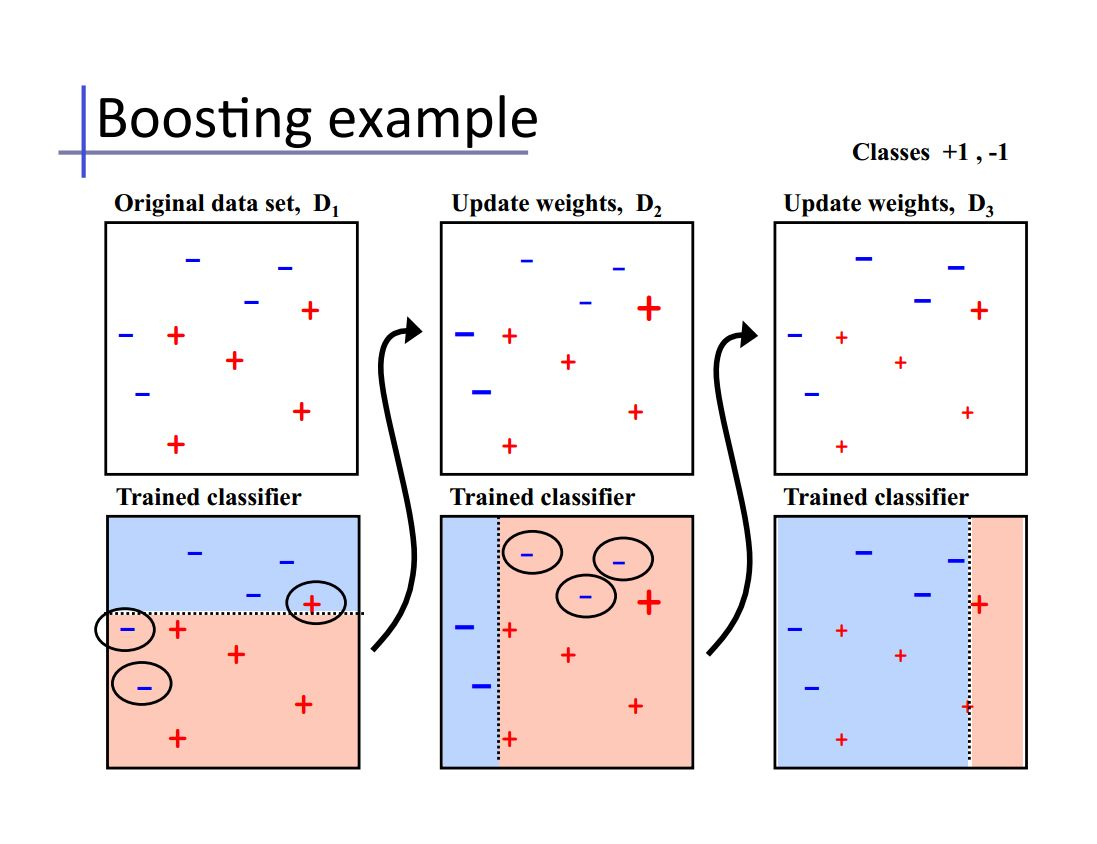
#> input picture scikit-learn/api/img/boosting_01.jpg, 1097 x 844 px
$ jupyter execute ensemble.ipynb
#> lines starting #> are read from the running program, lines starting #| are printed output that depends on the picture
[cell 1]
from PIL import Image
import matplotlib.pyplot as plt

# 集成学习
aggregation type | blending |  learning
---|---|---
uniform | voting/averaging | Bagging
non-uniform |linear | AdaBoost
conditional|  stacking|  Decision Tree

## selecting ?
选择模型最好的
## voting（投票法）
模型融合其实也没有想象的那么高大上，从最简单的Voting说起，这也可以说是一种模型融合。假设对于一个二分类问题，有3个基础模型，那么就采取投票制的方法，投票多者确定为最终的分类。
## averaging（平均/加权平均法）
对数值型输出，平均法是最常用的策略，解决回归问题。

对于回归问题，一个简单直接的思路是取平均。稍稍改进的方法是进行加权平均。权值可以用排序的方法确定，举个例子，比如A、B、C三种基本模型，模型效果进行排名，假设排名分别是1，2，3，那么给这三个模型赋予的权值分别是3/6、2/6、1/6
**这两种方法看似简单，其实后面的高级算法也可以说是基于此而产生的** ，Bagging或者Boosting都是一种把许多弱分类器这样融合成强分类器的思想。

## bagging（代表算法：随机森林）
Bagging就是采用有放回的方式进行抽样，用抽样的样本建立子模型,对子模型进行训练，这个过程重复多次，最后进行融合。
大概分为这样两步：
1. 重复K次
  - 有放回地重复抽样建模
  - 训练子模型

2. 模型融合
  - 分类问题：voting
  - 回归问题：average

Bagging算法不用我们自己实现，随机森林就是基于Bagging算法的一个典型例子，采用的基分类器是决策树。

### BaggingClassifier or RandomForestClassifier
oob_score_属性：约有37%（【(1-1/n)^n】=1/e）的样本没有用来训练,这一部分称为out-of-bag(oob),因为模型没有见过这部分样本，所以可以拿来当验证集合，而不需要再划分验证集或者交叉验证了。
比如我们计算accuracy_score时，也可以看下oob_score_的情况

## boosting（代表算法：xgboost, lightgbm）
Bagging算法可以并行处理，而Boosting的思想是一种迭代的方法(串行)，每一次训练的时候都更加关心分类错误的样例，给这些分类错误的样例增加更大的权重，下一次迭代的目标就是能够更容易辨别出上一轮分类错误的样例。最终将这些弱分类器进行加权相加。

[cell 2]
img = Image.open("./img/boosting_01.jpg")
#> img is the input picture: PIL image 1097x844 RGB; mean R, G, B 237.2, 233.5, 235.9
plt.figure(figsize=(20,10)) #设置窗口大小
plt.imshow(img)
img = Image.open("./img/boosting_02.jpg")
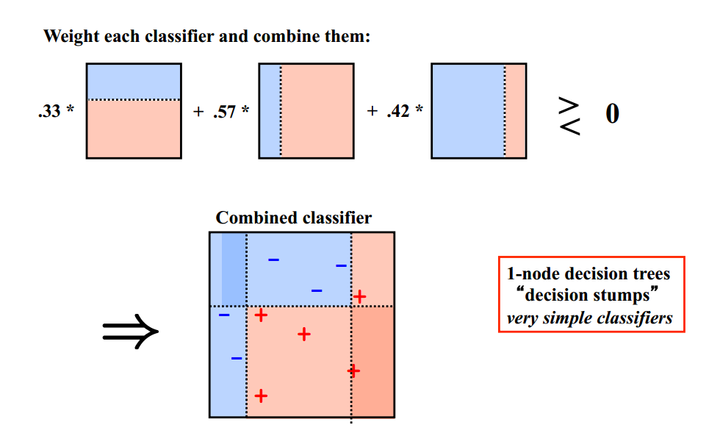
#> input picture scikit-learn/api/img/boosting_02.jpg, 720 x 447 px
#> img is the input picture: PIL image 720x447 RGBA; mean R, G, B, A 241.2, 236.6, 238.3, 255
plt.figure(figsize=(20,10)) #设置窗口大小
plt.imshow(img)

## Stacking（学习法）
Stacking流程比较复杂因为涉及到交叉验证的过程，其流程与Blending类似，具体如下：

1. 将数据划分为训练集和测试集(test_set)，对训练集进行划分为K个大小相似的集合，取其中一份作为验证集val_set,其余的为训练集train_set；
2. 创建第一层的多个模型，这些模型可以使同质的也可以是异质的；
3. 对于每一个模型来说，train_set和val_set是不一样的，如图所示；然后利用各自的train_set训练各自的模型，训练好的模型对各自的val_set和test_set进行预测，得到val_predict和test_predict；
4. 创建第二层的模型，将每个模型对应的val_predict拼接起来作为第二层的训练集，将所有模型的test_predict取平均值作为第二层的测试集；用训练好的第二层模型对第二层的测试集进行预测，得到的结果即为整个测试集的结果

[cell 3]
img = Image.open("./img/stacking_01.png")
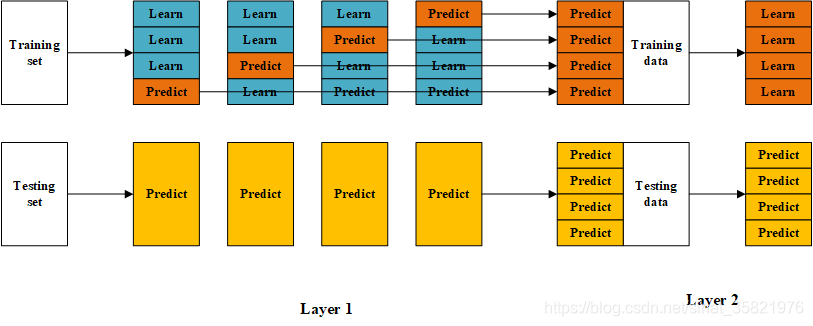
#> input picture scikit-learn/api/img/stacking_01.png, 813 x 326 px
#> img is the input picture: PIL image 813x326 RGBA; mean R, G, B, A 228, 217.3, 185.1, 255
plt.figure(figsize=(20,10)) #设置窗口大小
plt.imshow(img)

## Blending
[Blending and Bagging](https://www.bilibili.com/video/BV1ix411i7yp?p=26)
Blending相较于Stacking来说要简单一些，其流程大致分为以下几步：

1. 将数据划分为训练集和测试集(test_set)，其中训练集需要再次划分为训练集(train_set)和验证集(val_set)；
2. 创建第一层的多个模型，这些模型可以使同质的也可以是异质的；
3. 使用train_set训练步骤2中的多个模型，然后用训练好的模型预测val_set和test_set得到val_predict, test_predict1；
4. 创建第二层的模型,使用val_predict作为训练集训练第二层的模型；
5. 使用第二层训练好的模型对第二层测试集test_predict1进行预测，该结果为整个测试集的结果

[cell 4]
img = Image.open("./img/blending_01.png")
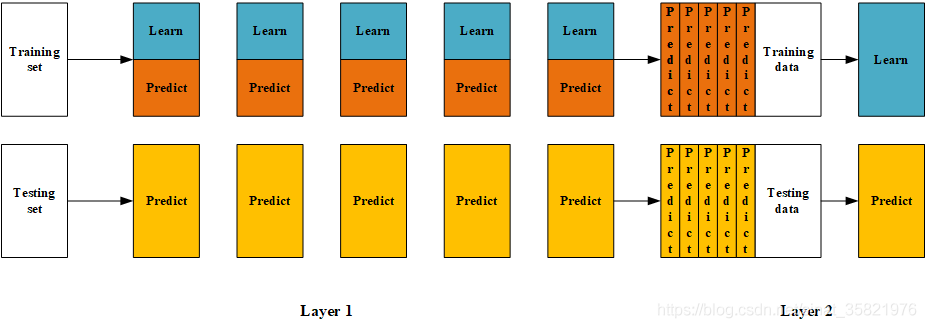
#> input picture scikit-learn/api/img/blending_01.png, 926 x 328 px
#> img is the input picture: PIL image 926x328 RGBA; mean R, G, B, A 227.6, 214, 174.5, 255
plt.figure(figsize=(20,10)) #设置窗口大小
plt.imshow(img)

## 参考
[集成学习-组合策略与Stacking](https://www.cnblogs.com/yanshw/p/11112712.html)

[cell 5]
# Stacking：

import numpy as np
from sklearn.metrics import roc_auc_score
from sklearn.datasets import make_blobs
from sklearn.model_selection import train_test_split, StratifiedKFold
from sklearn.ensemble import RandomForestClassifier, ExtraTreesClassifier, GradientBoostingClassifier

# 创建训练的数据集
data, target = make_blobs(n_samples=50000, centers=2, random_state=0, cluster_std=0.60)

# 模型融合中使用到的各个单模型
clfs = [RandomForestClassifier(n_estimators=5, n_jobs=-1, criterion='gini'),
        RandomForestClassifier(n_estimators=5, n_jobs=-1, criterion='entropy'),
        ExtraTreesClassifier(n_estimators=5, n_jobs=-1, criterion='gini'),
        ExtraTreesClassifier(n_estimators=5, n_jobs=-1, criterion='entropy'),
        GradientBoostingClassifier(learning_rate=0.05, subsample=0.5, max_depth=6, n_estimators=5)]

# 切分一部分数据作为测试集
X, X_predict, y, y_predict = train_test_split(data, target, test_size=0.3, random_state=2020)

# 最后 训练data_blend_train, 来预测 dataset_blend_test
dataset_blend_train = np.zeros((X.shape[0], len(clfs)))
dataset_blend_test = np.zeros((X_predict.shape[0], len(clfs)))

# 5折stacking, 分层采样、StratifiedKFold保证每次采样数据集中各个类别比例相同
skf = StratifiedKFold(n_splits=5)

for j, clf in enumerate(clfs):
    '''依次训练各个单模型'''
    dataset_blend_test_j = np.zeros((X_predict.shape[0], 5))
    for i, (train, test) in enumerate(skf.split(X, y)):
        # 使用第i个部分作为预测，剩余的部分来训练模型，获得其预测的输出作为第i部分的新特征。
        X_train, y_train, X_test, y_test = X[train], y[train], X[test], y[test]
        clf.fit(X_train, y_train)
        y_submission = clf.predict_proba(X_test)[:, 1]
        dataset_blend_train[test, j] = y_submission
        dataset_blend_test_j[:, i] = clf.predict_proba(X_predict)[:, 1]  # X_predict 是第一次train_test_split切分输出的测试X
    # 对于测试集，直接用这k个模型的预测值均值作为新的特征。
    dataset_blend_test[:, j] = dataset_blend_test_j.mean(1)
    print("val auc Score: %f" % roc_auc_score(y_predict, dataset_blend_test[:, j]))


clf = GradientBoostingClassifier(learning_rate=0.02, subsample=0.5, max_depth=6, n_estimators=30)
clf.fit(dataset_blend_train, y)
y_submission = clf.predict_proba(dataset_blend_test)[:, 1]

print("Linear stretch of predictions to [0,1]")
y_submission = (y_submission - y_submission.min()) / (y_submission.max() - y_submission.min())
print("blend result")
print("val auc Score: %f" % (roc_auc_score(y_predict, y_submission)))

[cell 6]
# Blending：

import numpy as np
from sklearn.metrics import roc_auc_score
from sklearn.model_selection import train_test_split
from sklearn.datasets import make_blobs
from sklearn.ensemble import RandomForestClassifier, ExtraTreesClassifier, GradientBoostingClassifier

# 创建训练的数据集
data, target = make_blobs(n_samples=50000, centers=2, random_state=0, cluster_std=0.60)

# 模型融合中使用到的各个单模型
clfs = [RandomForestClassifier(n_estimators=5, n_jobs=-1, criterion='gini'),
        RandomForestClassifier(n_estimators=5, n_jobs=-1, criterion='entropy'),
        ExtraTreesClassifier(n_estimators=5, n_jobs=-1, criterion='gini'),
        ExtraTreesClassifier(n_estimators=5, n_jobs=-1, criterion='entropy'),
        GradientBoostingClassifier(learning_rate=0.05, subsample=0.5, max_depth=6, n_estimators=5)]

# 切分一部分数据作为测试集
X, X_predict, y, y_predict = train_test_split(data, target, test_size=0.33, random_state=666)

# 切分训练数据集为d1,d2两部分
X_d1, X_d2, y_d1, y_d2 = train_test_split(X, y, test_size=0.5, random_state=666)
dataset_d1 = np.zeros((X_d2.shape[0], len(clfs)))
dataset_d2 = np.zeros((X_predict.shape[0], len(clfs)))

for j, clf in enumerate(clfs):
    # 依次训练各个单模型
    # 使用第1个部分作为预测，第2部分来训练模型，获得其预测的输出作为第2部分的新特征。
    clf.fit(X_d1, y_d1)
    y_submission = clf.predict_proba(X_d2)[:, 1]
    dataset_d1[:, j] = y_submission
    # 对于测试集，直接用这k个模型的预测值作为新的特征。
    dataset_d2[:, j] = clf.predict_proba(X_predict)[:, 1]
    print("val auc Score: %f" % roc_auc_score(y_predict, dataset_d2[:, j]))

# 融合使用的模型
clf = GradientBoostingClassifier(learning_rate=0.02, subsample=0.5, max_depth=6, n_estimators=30)
clf.fit(dataset_d1, y_d2)
y_submission = clf.predict_proba(dataset_d2)[:, 1]

print("Linear stretch of predictions to [0,1]")
y_submission = (y_submission - y_submission.min()) / (y_submission.max() - y_submission.min())
print("blend result")
print("val auc Score: %f" % (roc_auc_score(y_predict, y_submission)))
